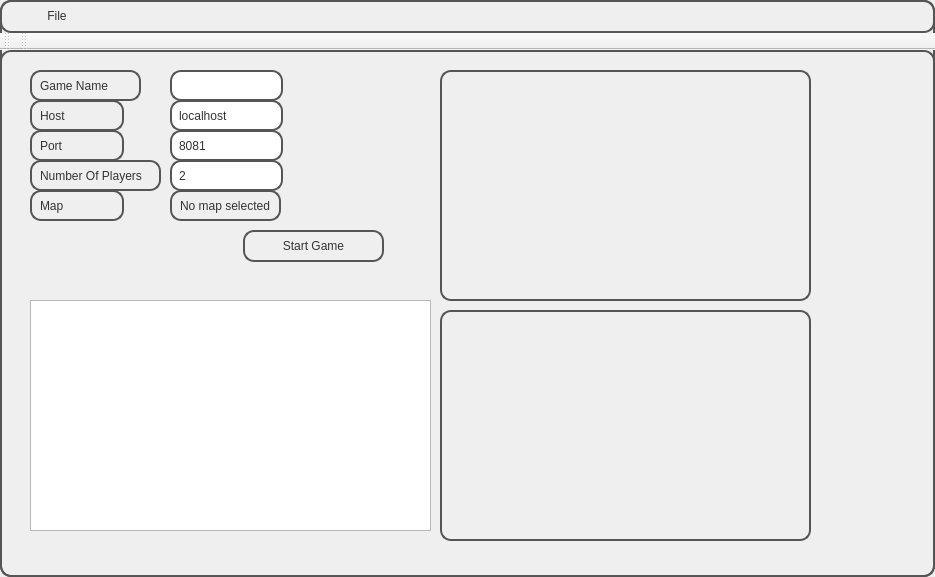
<?xml version="1.0" encoding="UTF-8"?>
<ui version="4.0">
 <class>MainWindow</class>
 <widget class="QMainWindow" name="MainWindow">
  <property name="enabled">
   <bool>true</bool>
  </property>
  <property name="geometry">
   <rect>
    <x>0</x>
    <y>0</y>
    <width>935</width>
    <height>577</height>
   </rect>
  </property>
  <property name="windowTitle">
   <string>MainWindow</string>
  </property>
  <property name="styleSheet">
   <string notr="true">QMainWindow, QLabel, QPlainTextEdit, QMenuBar, QMenu, QAction, #centralWidget, QPushButton {
color: #333;
border: 2px solid #555;
border-radius: 11px;
padding: 5px;
background: qradialgradient(cx: 0.3, cy: -0.4,
fx: 0.3, fy: -0.4,
radius: 1.35, stop: 0 #fff, stop: 1 #888);
min-width: 80px;
}
QLineEdit {
color: #333;
border: 2px solid #555;
border-radius: 11px;
padding: 5px;
}</string>
  </property>
  <widget class="QWidget" name="centralWidget">
   <widget class="QLabel" name="selectedMapLabel">
    <property name="geometry">
     <rect>
      <x>170</x>
      <y>140</y>
      <width>111</width>
      <height>31</height>
     </rect>
    </property>
    <property name="text">
     <string>No map selected</string>
    </property>
   </widget>
   <widget class="QPushButton" name="startServerButton">
    <property name="geometry">
     <rect>
      <x>243</x>
      <y>180</y>
      <width>141</width>
      <height>32</height>
     </rect>
    </property>
    <property name="text">
     <string>Start Game</string>
    </property>
   </widget>
   <widget class="QLabel" name="label_2">
    <property name="geometry">
     <rect>
      <x>30</x>
      <y>80</y>
      <width>94</width>
      <height>31</height>
     </rect>
    </property>
    <property name="text">
     <string>Port</string>
    </property>
   </widget>
   <widget class="QLineEdit" name="portInput">
    <property name="geometry">
     <rect>
      <x>170</x>
      <y>80</y>
      <width>113</width>
      <height>31</height>
     </rect>
    </property>
    <property name="text">
     <string>8081</string>
    </property>
   </widget>
   <widget class="QLabel" name="label_4">
    <property name="geometry">
     <rect>
      <x>30</x>
      <y>140</y>
      <width>94</width>
      <height>31</height>
     </rect>
    </property>
    <property name="text">
     <string>Map</string>
    </property>
   </widget>
   <widget class="QLabel" name="label_3">
    <property name="geometry">
     <rect>
      <x>30</x>
      <y>110</y>
      <width>131</width>
      <height>31</height>
     </rect>
    </property>
    <property name="text">
     <string>Number Of Players</string>
    </property>
   </widget>
   <widget class="QLineEdit" name="numPlayerInput">
    <property name="geometry">
     <rect>
      <x>170</x>
      <y>110</y>
      <width>113</width>
      <height>31</height>
     </rect>
    </property>
    <property name="text">
     <string>2</string>
    </property>
   </widget>
   <widget class="QLabel" name="label">
    <property name="geometry">
     <rect>
      <x>30</x>
      <y>50</y>
      <width>94</width>
      <height>31</height>
     </rect>
    </property>
    <property name="text">
     <string>Host</string>
    </property>
   </widget>
   <widget class="QLineEdit" name="hostInput">
    <property name="geometry">
     <rect>
      <x>170</x>
      <y>50</y>
      <width>113</width>
      <height>31</height>
     </rect>
    </property>
    <property name="text">
     <string>localhost</string>
    </property>
   </widget>
   <widget class="QPlainTextEdit" name="logText">
    <property name="enabled">
     <bool>false</bool>
    </property>
    <property name="geometry">
     <rect>
      <x>440</x>
      <y>20</y>
      <width>371</width>
      <height>231</height>
     </rect>
    </property>
   </widget>
   <widget class="QListWidget" name="gameList">
    <property name="geometry">
     <rect>
      <x>30</x>
      <y>250</y>
      <width>401</width>
      <height>231</height>
     </rect>
    </property>
   </widget>
   <widget class="QPlainTextEdit" name="gameInfo">
    <property name="enabled">
     <bool>false</bool>
    </property>
    <property name="geometry">
     <rect>
      <x>440</x>
      <y>260</y>
      <width>371</width>
      <height>231</height>
     </rect>
    </property>
   </widget>
   <widget class="QLabel" name="label_5">
    <property name="geometry">
     <rect>
      <x>30</x>
      <y>20</y>
      <width>111</width>
      <height>31</height>
     </rect>
    </property>
    <property name="text">
     <string>Game Name</string>
    </property>
   </widget>
   <widget class="QLineEdit" name="gameNameInput">
    <property name="geometry">
     <rect>
      <x>170</x>
      <y>20</y>
      <width>113</width>
      <height>31</height>
     </rect>
    </property>
    <property name="text">
     <string/>
    </property>
   </widget>
  </widget>
  <widget class="QMenuBar" name="menuBar">
   <property name="geometry">
    <rect>
     <x>0</x>
     <y>0</y>
     <width>935</width>
     <height>37</height>
    </rect>
   </property>
   <widget class="QMenu" name="menuFile">
    <property name="title">
     <string>File</string>
    </property>
    <addaction name="actionOpen_Map"/>
   </widget>
   <addaction name="menuFile"/>
  </widget>
  <widget class="QToolBar" name="mainToolBar">
   <attribute name="toolBarArea">
    <enum>TopToolBarArea</enum>
   </attribute>
   <attribute name="toolBarBreak">
    <bool>false</bool>
   </attribute>
  </widget>
  <widget class="QToolBar" name="toolBar">
   <property name="windowTitle">
    <string>toolBar</string>
   </property>
   <attribute name="toolBarArea">
    <enum>TopToolBarArea</enum>
   </attribute>
   <attribute name="toolBarBreak">
    <bool>false</bool>
   </attribute>
  </widget>
  <action name="actionOpen_Map">
   <property name="text">
    <string>Open Map</string>
   </property>
  </action>
 </widget>
 <layoutdefault spacing="6" margin="11"/>
 <resources/>
 <connections>
  <connection>
   <sender>startServerButton</sender>
   <signal>clicked()</signal>
   <receiver>MainWindow</receiver>
   <slot>startGameServer()</slot>
   <hints>
    <hint type="sourcelabel">
     <x>313</x>
     <y>230</y>
    </hint>
    <hint type="destinationlabel">
     <x>199</x>
     <y>149</y>
    </hint>
   </hints>
  </connection>
  <connection>
   <sender>actionOpen_Map</sender>
   <signal>triggered()</signal>
   <receiver>MainWindow</receiver>
   <slot>openMap()</slot>
   <hints>
    <hint type="sourcelabel">
     <x>-1</x>
     <y>-1</y>
    </hint>
    <hint type="destinationlabel">
     <x>199</x>
     <y>149</y>
    </hint>
   </hints>
  </connection>
  <connection>
   <sender>MainWindow</sender>
   <signal>log(QString)</signal>
   <receiver>logText</receiver>
   <slot>appendPlainText(QString)</slot>
   <hints>
    <hint type="sourcelabel">
     <x>416</x>
     <y>192</y>
    </hint>
    <hint type="destinationlabel">
     <x>625</x>
     <y>170</y>
    </hint>
   </hints>
  </connection>
  <connection>
   <sender>gameList</sender>
   <signal>itemClicked(QListWidgetItem*)</signal>
   <receiver>MainWindow</receiver>
   <slot>selectGame()</slot>
   <hints>
    <hint type="sourcelabel">
     <x>230</x>
     <y>415</y>
    </hint>
    <hint type="destinationlabel">
     <x>467</x>
     <y>288</y>
    </hint>
   </hints>
  </connection>
  <connection>
   <sender>MainWindow</sender>
   <signal>setGameLog(QString)</signal>
   <receiver>gameInfo</receiver>
   <slot>setPlainText(QString)</slot>
   <hints>
    <hint type="sourcelabel">
     <x>467</x>
     <y>288</y>
    </hint>
    <hint type="destinationlabel">
     <x>625</x>
     <y>425</y>
    </hint>
   </hints>
  </connection>
  <connection>
   <sender>MainWindow</sender>
   <signal>removeGame(QString)</signal>
   <receiver>MainWindow</receiver>
   <slot>deleteGame(QString)</slot>
   <hints>
    <hint type="sourcelabel">
     <x>467</x>
     <y>288</y>
    </hint>
    <hint type="destinationlabel">
     <x>467</x>
     <y>288</y>
    </hint>
   </hints>
  </connection>
 </connections>
 <slots>
  <signal>log(QString)</signal>
  <signal>setGameLog(QString)</signal>
  <signal>removeGame(QString)</signal>
  <slot>startGameServer()</slot>
  <slot>openMap()</slot>
  <slot>selectGame()</slot>
  <slot>deleteGame(QString)</slot>
 </slots>
</ui>
